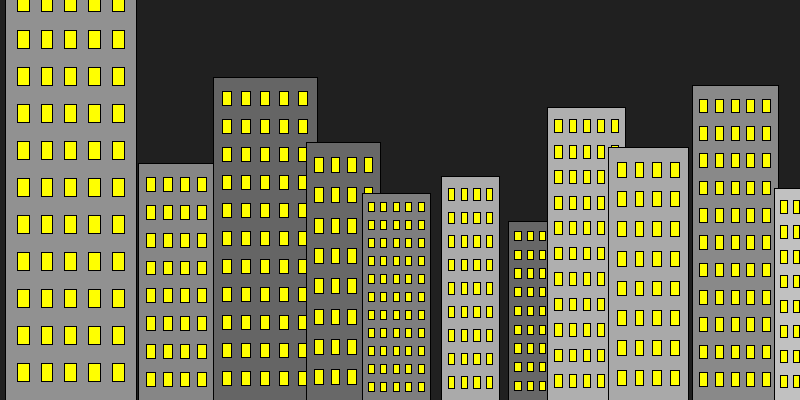
Frame 1 (no input)
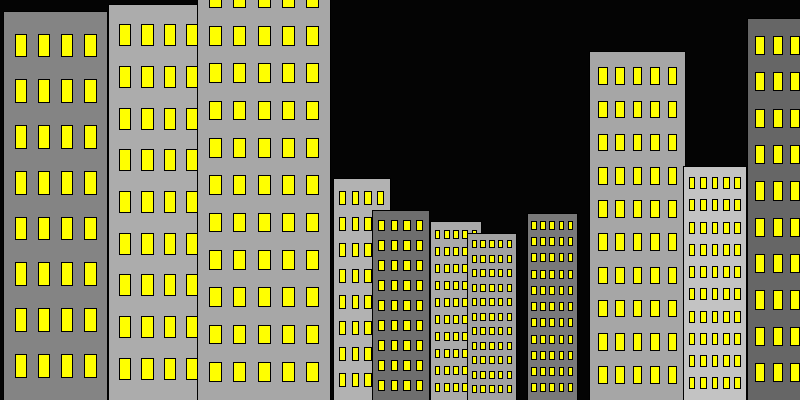
Frame 2 (the mouse pressed at the canvas centre, redrawn once)

The Processing sketch that drew these frames (run headless with seeded random() and noise(); the mouse was pressed at the canvas centre and the sketch redrawn once):

// Processing sketch: processing_11161
// ── processing_11161.pde

void setup() {
  size( 800, 400 );
  smooth();
  noLoop();
}

void keyPressed() {
  setup();
  redraw();
} 

void draw() {
  background(random(0, 50));
  float tmpX = random(0,20);

  while ( tmpX < 800 ) {
    float tmpHeight = random(height/3, height * 1.1);
    float tmpWidth = tmpHeight / random(3, 4);

    Building tmpBuild = new Building(tmpX, tmpHeight, tmpWidth, int(random(8, 12)), int(random(8, 12)));
    tmpBuild.display();
    tmpX += tmpWidth + random(-20,20);
  }
}


class Building {
  float x, y; // X-coordinate, y-coordinate
  float myHeight;
  float myWidth;

  Windows windows;  

  Building(float xpos, float h, float w, int horizCount, int vertCount) {
    x = xpos;
    y = height - h;
    myHeight = h;
    myWidth = w;//

    vertCount = horizCount * 2;

    if ( horizCount % 2 == 0) {
       horizCount++; 
    }
    if ( vertCount % 2 == 0) {
       vertCount++; 
    }

    windows = new Windows(x, y, myWidth, myHeight, horizCount, vertCount);
  }

  void display() {
    fill(255);
    stroke(0);

    fill(random(100, 200));
    quad(x, y,
        x+myWidth, y,
        x+myWidth, y+myHeight,
        x, y+myHeight);

    windows.display();

  }
}

class Windows {
  float x, y;
  float windowWidth, windowHeight;
  float myWidth, myHeight;
  int countW; 
  int countH; 

  Windows(float xpos, float ypos, float w, float h, int cW, int cH) {
    x = xpos;
    y = ypos;

    myHeight = h;
    myWidth = w;
    countW = cW;
    countH = cH;


    windowWidth = myWidth/(countW);
    windowHeight = myHeight/(countH);
  }


  void display() {
    stroke(0);
    fill(255, 255, 0);

    for(float windowX = x + windowWidth; windowX < x+myWidth-windowWidth; windowX += windowWidth*2 ) {
      for(float windowY = y + windowHeight; windowY < y+myHeight-windowHeight ; windowY += windowHeight*2 ) {
		quad(windowX, windowY,
  		  windowX + windowWidth, windowY,
                 windowX + windowWidth, windowY + windowHeight,
	         windowX, windowY + windowHeight);
      }
    }

  }  
} // Windows
